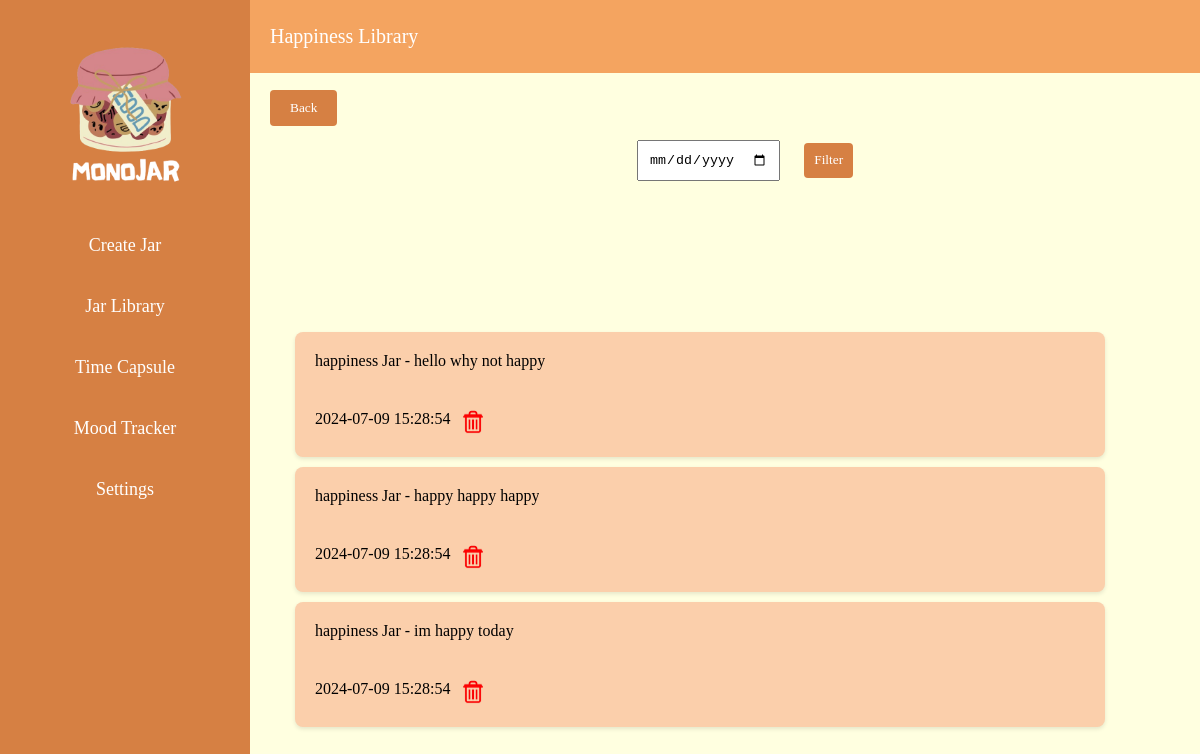
The page /happinessLibrary/account2 on the database its author committed.
### tables this page shows
CREATE TABLE jars (
                id INTEGER PRIMARY KEY AUTOINCREMENT,
                username TEXT NOT NULL,
                type TEXT NOT NULL,
                content TEXT NOT NULL, created_at TIMESTAMP,
                FOREIGN KEY (username) REFERENCES users(username) ON DELETE CASCADE
            );

### Backend/app.py (the view)
@app.route('/happinessLibrary/<username>')
def happiness_library(username):
    jars = query_jars(username, 'happiness')
    return render_template('happinessLibrary.html', jars=jars, username=username)

### Backend/app.py (called while the page is built)
def query_jars(username, jar_type):
    conn = get_db()
    cursor = conn.cursor()
    cursor.execute('''
        SELECT id, type, content, created_at
        FROM jars
        WHERE username = ? AND type = ?
        ORDER BY created_at DESC
    ''', (username, jar_type))
    rows = cursor.fetchall()
    conn.close()
    jars = [{'id': row[0], 'type': row[1], 'content': row[2], 'created_at': row[3]} for row in rows]
    return jars

### Frontend/templates/happinessLibrary.html (shortened to what this page needs)
{% extends 'base.html' %}
{% block content %}
<div class="main-content">
    <div class="header">
        <div class="title">Happiness Library</div>
    </div>
    <div class="content">
        <a href="/createJar/{{ username }}">
            <button class="back-button">Back</button>
        </a>
        <form id="filter-form" method="GET" action="/filterHappinessJars/{{ username }}">
            <input type="date" name="filter-date" id="filter-date">
            <button type="submit">Filter</button>
        </form>
        <ul id="jar-list">
            {% for jar in jars %}
            <li class="content jar collapsed" id="jar-{{ jar.id }}">
                <p>{{ jar.type }} Jar - {{ jar.content }}</p>
                <div class="jar-controls">
                    <span class="created-at">{{ jar.created_at }}</span>
                    <button class="delete-button" data-jar-id="{{ jar.id }}">
                        <img src="/static/image/deleteIcon.png" alt="Delete">
                    </button>
                </div>
            </li>
            {% endfor %}
        </ul>
    </div>
</div>
{% endblock %}

### Frontend/static/css/sidebarStyle.css (style rules this page uses)
body { font-family: 'Georgia', serif; margin: 0; padding: 0; background-color: #FFFFE0; }

### Frontend/static/css/createJarStyle.css (style rules this page uses)
.main-content { flex: 1; display: flex; flex-direction: column; overflow: hidden; }
.header { height: 80px; background-color: #F4A460; color: #fff; display: flex; align-items: center; justify-content: space-between; padding: 0 20px; }
.header .title { font-size: 20px; }
.content { display: flex; flex-wrap: wrap; gap: 40px; justify-content: center; align-items: center; width: 100%; height: 100%; overflow-y: auto; }
.back-button { font-family: 'Georgia', serif; position: absolute; top: 90px; left: 270px; padding: 10px 20px; background-color: #d68043; color: #fff; border: none; border-radius: 4px; cursor: pointer; }

### Frontend/static/css/libraryStyle.css (style rules this page uses)
.jar { background-color: #fbcfab; border-radius: 8px; box-shadow: 0 2px 4px rgba(0, 0, 0, 0.1); padding: 20px; max-width: 90%; width: 900px; height: fit-content; box-sizing: border-box; text-decoration: none; color: inherit; display: flex; flex-direction: column; align-items: flex-start; justify-content: space-between; transition: transform 0.2s; margin-bottom: 10px; overflow: hidden; position: relative; }
.jar p { margin: 0; text-align: left; white-space: pre-wrap; overflow: hidden; transition: max-height 0.3s ease; }
.jar-controls { display: flex; justify-content: center; }
button.delete-button { padding: 0; background-color: transparent; border: none; cursor: pointer; }
button.delete-button img { width: 24px; height: 24px; }
.created-at { margin-right: 10px; }
.jar.collapsed p { max-height: 200px; display: -webkit-box; -webkit-line-clamp: 3; -webkit-box-orient: vertical; overflow: hidden; text-overflow: ellipsis; }
.jar.collapsed { max-height: 200px; }
#filter-form { margin-top: 20px; }
#filter-date { margin-right: 20px; padding: 10px; }
#filter-form button { font-family: 'Georgia', serif; padding: 5px 10px; background-color: #d68043; color: #fff; border: none; border-radius: 4px; cursor: pointer; height: 35px; }

### rows shown on the page
jars: type "happiness", content "hello why not happy", created_at "2024-07-09 15:28:54"
jars: type "happiness", content "happy happy happy", created_at "2024-07-09 15:28:54"
jars: type "happiness", content "im happy today", created_at "2024-07-09 15:28:54"
